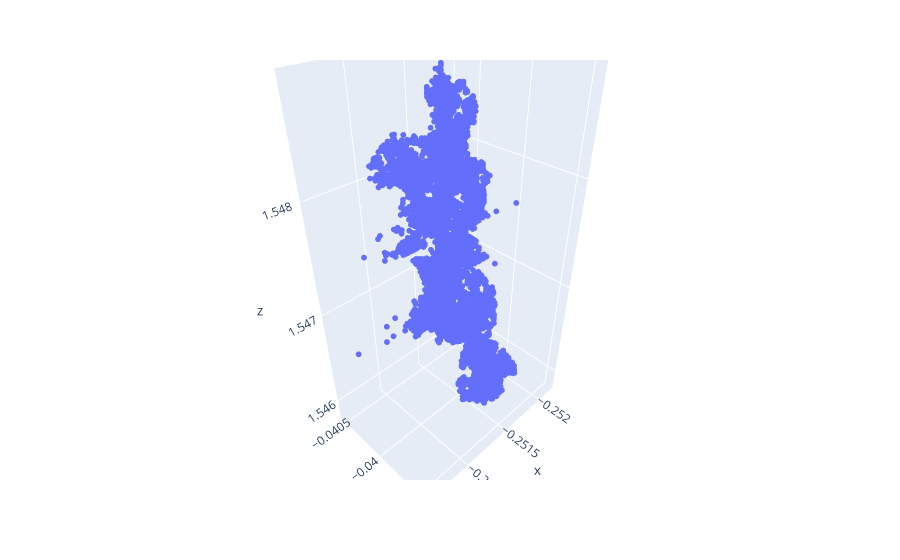

Notebook code for this chart:
### Code cell
# Comparision between gps and google map position
fig = px.scatter_3d(x=gyro_x, y=gyro_y, z = gyro_z)
fig.update_traces(marker_size = 2)
fig.show()

### Figure 1 — Plotly figure (JSON) as saved in the notebook; plotly's stock layout.template omitted (floating-point values rounded to 4 significant figures; data arrays with more than 128 entries replaced by an {"elided": "..."} marker saying what was removed)
{"data": [{"hovertemplate": "x=%{x}<br>y=%{y}<br>z=%{z}<extra></extra>", "legendgroup": "", "marker": {"color": "#636efa", "size": 2, "symbol": "circle"}, "mode": "markers", "name": "", "scene": "scene", "showlegend": false, "type": "scatter3d", "x": {"elided": "12075 float values"}, "y": {"elided": "12075 float values"}, "z": {"elided": "12075 float values"}}], "layout": {"legend": {"tracegroupgap": 0}, "margin": {"t": 60}, "scene": {"domain": {"x": [0, 1], "y": [0, 1]}, "xaxis": {"title": {"text": "x"}}, "yaxis": {"title": {"text": "y"}}, "zaxis": {"title": {"text": "z"}}}}}
